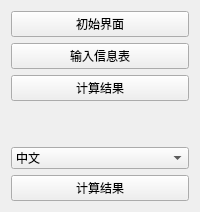
     <widget class="QFrame" name="">
      <layout class="QVBoxLayout" name="verticalLayout">
       <item>
        <widget class="QPushButton" name="pushButton_2">
         <property name="text">
          <string>初始界面</string>
         </property>
        </widget>
       </item>
       <item>
        <widget class="QPushButton" name="pushButton_3">
         <property name="text">
          <string>输入信息表</string>
         </property>
        </widget>
       </item>
       <item>
        <widget class="QPushButton" name="pushButton_6">
         <property name="text">
          <string>计算结果</string>
         </property>
        </widget>
       </item>
       <item>
        <spacer name="verticalSpacer">
         <property name="orientation">
          <enum>Qt::Vertical</enum>
         </property>
         <property name="sizeHint" stdset="0">
          <size>
           <width>20</width>
           <height>40</height>
          </size>
         </property>
        </spacer>
       </item>
       <item>
        <widget class="QComboBox" name="comboBox">
         <property name="editable">
          <bool>false</bool>
         </property>
         <property name="currentText">
          <string>中文</string>
         </property>
         <item>
          <property name="text">
           <string>中文</string>
          </property>
         </item>
         <item>
          <property name="text">
           <string>English</string>
          </property>
         </item>
        </widget>
       </item>
       <item>
        <widget class="QPushButton" name="pushButton_7">
         <property name="text">
          <string>计算结果</string>
         </property>
        </widget>
       </item>
      </layout>
     </widget>
